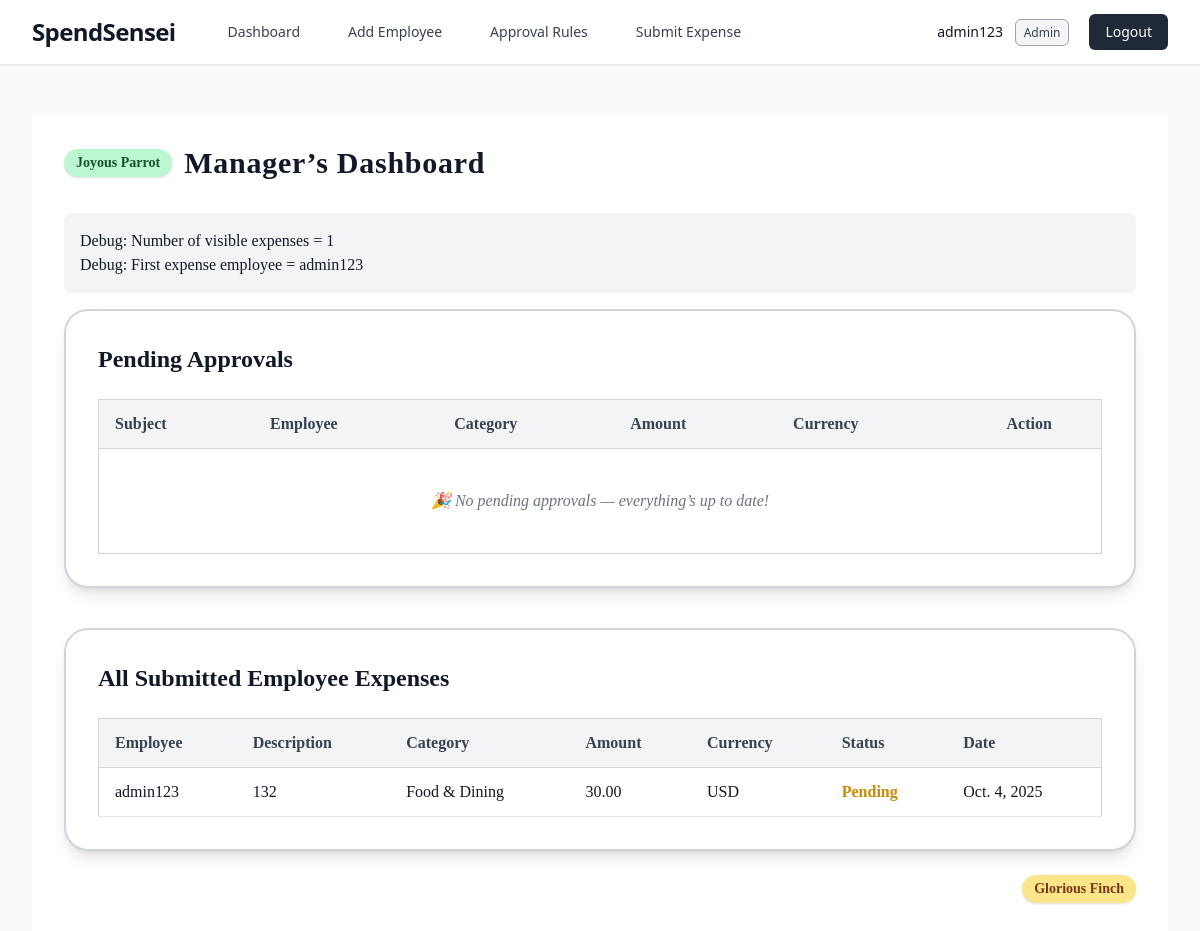
The app's page /manager-dashboard/ (signed in) with its own data.
### ExpenseManagement_app/models.py (models this page shows, shortened)
class CustomUser(AbstractUser):
    ROLE_CHOICES = [
        ('admin', 'Admin'),
        ('manager', 'Manager'),
        ('employee', 'Employee'),
    ]
    groups = models.ManyToManyField(
        Group,
        related_name='expensemanagementapp_user_set',
        blank=True,
    )
    user_permissions = models.ManyToManyField(
        Permission,
        related_name='expensemanagementapp_user_permissions_set',
        blank=True,
    )
    company = models.ForeignKey(
        Company,
        on_delete=models.CASCADE,
        related_name='users',
        null=True,
        blank=True
    )
    role = models.CharField(max_length=20, choices=ROLE_CHOICES, default='employee')
    manager = models.ForeignKey(
        'self',
        on_delete=models.SET_NULL,
        null=True,
        blank=True,
        related_name='subordinates'
    )

class Expense(models.Model):
    STATUS_CHOICES = [
        ('pending', 'Pending'),
        ('approved', 'Approved'),
        ('rejected', 'Rejected'),
    ]
    CATEGORY_CHOICES = [
        ('travel', 'Travel'),
        ('food', 'Food & Dining'),
        ('office', 'Office Supplies'),
        ('transport', 'Transportation'),
        ('accommodation', 'Accommodation'),
        ('entertainment', 'Entertainment'),
        ('other', 'Other'),
    ]
    employee = models.ForeignKey(CustomUser, on_delete=models.CASCADE, related_name='expenses', null=True)
    company = models.ForeignKey(Company, on_delete=models.CASCADE, related_name='expenses', null=True)
    amount = models.DecimalField(max_digits=10, decimal_places=2)
    currency = models.CharField(max_length=10, null=True, blank=True)
    amount_in_company_currency = models.DecimalField(max_digits=10, decimal_places=2, null=True, blank=True)
    category = models.CharField(max_length=50, choices=CATEGORY_CHOICES)
    description = models.TextField()
    merchant_name = models.CharField(max_length=255, blank=True)
    expense_date = models.DateField()
    receipt_image = models.ImageField(upload_to='receipts/', null=True, blank=True)
    status = models.CharField(max_length=20, choices=STATUS_CHOICES, default='pending')
    approval_rule = models.ForeignKey(ApprovalRule, on_delete=models.SET_NULL, null=True, blank=True)
    current_step = models.IntegerField(default=0)
    created_at = models.DateTimeField(auto_now_add=True)
    updated_at = models.DateTimeField(auto_now=True)
    class Meta:
        ordering = ['-created_at']

### ExpenseManagement_app/views.py (the view)
# urls.py: path('manager-dashboard/', views.manager_dashboard, name='manager_dashboard'),
@login_required
def manager_dashboard(request):
    user = request.user
    if user.role not in ['manager', 'admin']:
        messages.error(request, 'Access denied')
        return redirect('dashboard')
    pending_approvals = ExpenseApproval.objects.filter(
        approver=user,
        status='pending'
    ).select_related('expense', 'approver', 'expense__employee')
    if user.role == 'manager':
        employees = CustomUser.objects.filter(manager=user)
        visible_expenses = Expense.objects.filter(employee__in=employees).select_related('employee', 'company')
        if not visible_expenses.exists() and employees.exists():
            visible_expenses = Expense.objects.filter(company=user.company).select_related('employee', 'company')
    else:
        visible_expenses = Expense.objects.filter(company=user.company).select_related('employee', 'company')
    print(f"Manager: {user.username}")
    print(f"Employees under manager: {list(employees.values_list('username', flat=True)) if user.role == 'manager' else 'N/A (Admin)'}")
    print(f"Visible expenses query: {visible_expenses.query}")
    print(f"Number of visible expenses: {visible_expenses.count()}")
    context = {
        'pending_approvals': pending_approvals,
        'visible_expenses': visible_expenses,
    }
    return render(request, 'manager_dashboard.html', context)

### templates/manager_dashboard.html (shortened to what this page needs)
{% extends 'base.html' %}
{% block content %}
<div class="min-h-screen bg-white text-gray-900 p-8 font-['Patrick_Hand',cursive]">
    <div class="flex items-center gap-3 mb-8">
        <div class="bg-green-200 text-green-900 px-3 py-1 rounded-full text-sm font-semibold shadow">
            Joyous Parrot
        </div>
        <h1 class="text-3xl font-bold tracking-wide">Manager’s Dashboard</h1>
    </div>
    <div class="mb-4 p-4 bg-gray-100 rounded-lg">
        <p>Debug: Number of visible expenses = {{ visible_expenses|length }}</p>
        {% if visible_expenses %}
            <p>Debug: First expense employee = {{ visible_expenses.0.employee.username|default:'No employee' }}</p>
        {% else %}
            <p>Debug: No expenses found in visible_expenses.</p>
        {% endif %}
    </div>
    <div class="border-2 border-gray-300 rounded-3xl p-8 bg-white shadow-lg mb-10">
        <h2 class="text-2xl mb-6 font-semibold">Pending Approvals</h2>
        <div class="overflow-x-auto">
            <table class="min-w-full border border-gray-300 rounded-xl">
                <thead class="bg-gray-100">
                    <tr class="text-left border-b border-gray-300 text-gray-700">
                        <th class="py-3 px-4">Subject</th>
                        <th class="py-3 px-4">Employee</th>
                        <th class="py-3 px-4">Category</th>
                        <th class="py-3 px-4">Amount</th>
                        <th class="py-3 px-4">Currency</th>
                        <th class="py-3 px-4 text-center">Action</th>
                    </tr>
                </thead>
                <tbody>
                    {% for approval in pending_approvals %}
                    <tr class="border-b border-gray-200 hover:bg-gray-50 transition">
                        <td class="py-3 px-4">{{ approval.expense.description|truncatechars:25 }}</td>
                        <td class="py-3 px-4">{{ approval.expense.employee.username }}</td>
                        <td class="py-3 px-4">{{ approval.expense.get_category_display }}</td>
                        <td class="py-3 px-4">{{ approval.expense.amount }}</td>
                        <td class="py-3 px-4">{{ approval.expense.currency }}</td>
                        <td class="py-3 px-4 text-center">
                            <form method="post" action="{% url 'approve_expense' approval.expense.id %}" class="inline">
                                {% csrf_token %}
                                <input type="hidden" name="action" value="approve">
                                <button type="submit"
                                    class="border-2 border-green-500 text-green-600 rounded-lg px-4 py-1 font-semibold hover:bg-green-500 hover:text-white transition">
                                    Approve
                                </button>
                            </form>
                            <form method="post" action="{% url 'approve_expense' approval.expense.id %}" class="inline">
                                {% csrf_token %}
                                <input type="hidden" name="action" value="reject">
                                <button type="submit"
                                    class="border-2 border-red-500 text-red-600 rounded-lg px-4 py-1 font-semibold hover:bg-red-500 hover:text-white transition">
                                    Reject
                                </button>
                            </form>
                        </td>
                    </tr>
                    {% empty %}
                    <tr>
                        <td colspan="6" class="text-center py-10 text-gray-500 italic">
                            🎉 No pending approvals — everything’s up to date!
                        </td>
                    </tr>
                    {% endfor %}
                </tbody>
            </table>
        </div>
    </div>
    <div class="border-2 border-gray-300 rounded-3xl p-8 bg-white shadow-lg">
        <h2 class="text-2xl mb-6 font-semibold">All Submitted Employee Expenses</h2>
        <div class="overflow-x-auto">
            {% if visible_expenses %}
            <table class="min-w-full border border-gray-300 rounded-xl">
                <thead class="bg-gray-100">
                    <tr class="text-left border-b border-gray-300 text-gray-700">
                        <th class="py-3 px-4">Employee</th>
                        <th class="py-3 px-4">Description</th>
                        <th class="py-3 px-4">Category</th>
                        <th class="py-3 px-4">Amount</th>
                        <th class="py-3 px-4">Currency</th>
                        <th class="py-3 px-4">Status</th>
                        <th class="py-3 px-4">Date</th>
                    </tr>
                </thead>
                <tbody>
                    {% for exp in visible_expenses %}
                    <tr class="border-b border-gray-200 hover:bg-gray-50 transition">
                        <td class="py-3 px-4">{{ exp.employee.username }}</td>
                        <td class="py-3 px-4">{{ exp.description|truncatechars:25 }}</td>
                        <td class="py-3 px-4">{{ exp.get_category_display }}</td>
                        <td class="py-3 px-4">{{ exp.amount }}</td>
                        <td class="py-3 px-4">{{ exp.currency }}</td>
                        <td class="py-3 px-4">
                            {% if exp.status == 'approved' %}
                            <span class="text-green-600 font-semibold">Approved</span>
                            {% elif exp.status == 'rejected' %}
                            <span class="text-red-600 font-semibold">Rejected</span>
                            {% else %}
                            <span class="text-yellow-600 font-semibold">Pending</span>
                            {% endif %}
                        </td>
                        <td class="py-3 px-4">{{ exp.expense_date }}</td>
                    </tr>
                    {% endfor %}
                </tbody>
            </table>
            {% else %}
            <p class="text-center py-10 text-gray-500 italic">
                No employee expenses submitted yet.
            </p>
            {% endif %}
        </div>
    </div>
    <div class="flex justify-end mt-6">
        <div class="bg-amber-200 text-amber-900 px-3 py-1 rounded-full text-sm font-semibold shadow">
            Glorious Finch
        </div>
    </div>
</div>
{% endblock %}

### templates/base.html (shortened to what this page needs)
<!DOCTYPE html>
<html lang="en">
<head>
    <script src="https://cdn.tailwindcss.com"></script>
</head>
<body class="bg-gray-50 min-h-screen font-inter antialiased text-gray-800">
    {% if user.is_authenticated %}
    <nav class="bg-white shadow-sm border-b border-gray-200 backdrop-blur-sm sticky top-0 z-50">
        <div class="max-w-7xl mx-auto px-4 sm:px-6 lg:px-8">
            <div class="flex justify-between h-16">
                <div class="flex items-center space-x-10">
                    <a href="{% url 'dashboard' %}" class="flex items-center">
                        <span class="text-2xl font-semibold text-gray-900 tracking-tight">SpendSensei</span>
                    </a>
                    <div class="hidden sm:flex sm:space-x-6">
                        <a href="{% url 'dashboard' %}"
                           class="px-3 py-2 rounded-md text-sm font-medium text-gray-700 hover:bg-gray-100 hover:text-gray-900 transition">
                            Dashboard
                        </a>
                        {% if user.role == 'admin' %}
                        <a href="{% url 'create_employee' %}"
                           class="px-3 py-2 rounded-md text-sm font-medium text-gray-700 hover:bg-gray-100 hover:text-gray-900 transition">
                            Add Employee
                        </a>
                        <a href="{% url 'create_approval_rule' %}"
                           class="px-3 py-2 rounded-md text-sm font-medium text-gray-700 hover:bg-gray-100 hover:text-gray-900 transition">
                            Approval Rules
                        </a>
                        {% endif %}
                        <a href="{% url 'submit_expense' %}"
                           class="px-3 py-2 rounded-md text-sm font-medium text-gray-700 hover:bg-gray-100 hover:text-gray-900 transition">
                            Submit Expense
                        </a>
                    </div>
                </div>
                <div class="flex items-center space-x-5">
                    <div class="text-sm text-gray-700">
                        <span class="font-medium text-gray-900">{{ user.username }}</span>
                        <span class="ml-2 px-2 py-1 text-xs rounded-md border
                            {% if user.role == 'admin' %}
                                border-gray-400 bg-gray-100 text-gray-700
                            {% elif user.role == 'manager' %}
                                border-gray-400 bg-gray-100 text-gray-700
                            {% else %}
                                border-gray-300 bg-gray-50 text-gray-700
                            {% endif %}">
                            {{ user.role|title }}
                        </span>
                    </div>
                    <a href="{% url 'logout' %}"
                       class="px-4 py-2 text-sm font-medium text-white bg-gray-800 hover:bg-gray-900 rounded-md transition">
                        Logout
                    </a>
                </div>
            </div>
        </div>
    </nav>
    {% endif %}
    <main class="max-w-7xl mx-auto px-4 sm:px-6 lg:px-8 py-12">
        {% block content %}
        {% endblock %}
    </main>
</body>
</html>

### records on screen
CustomUser: username "admin123", role "Admin"
Expense: employee.username "admin123", description "132", category "Food & Dining", amount "30.00", currency "USD", status "Pending", expense_date "Oct. 4, 2025"

### other values on screen
{{ visible_expenses|length }} "1"
